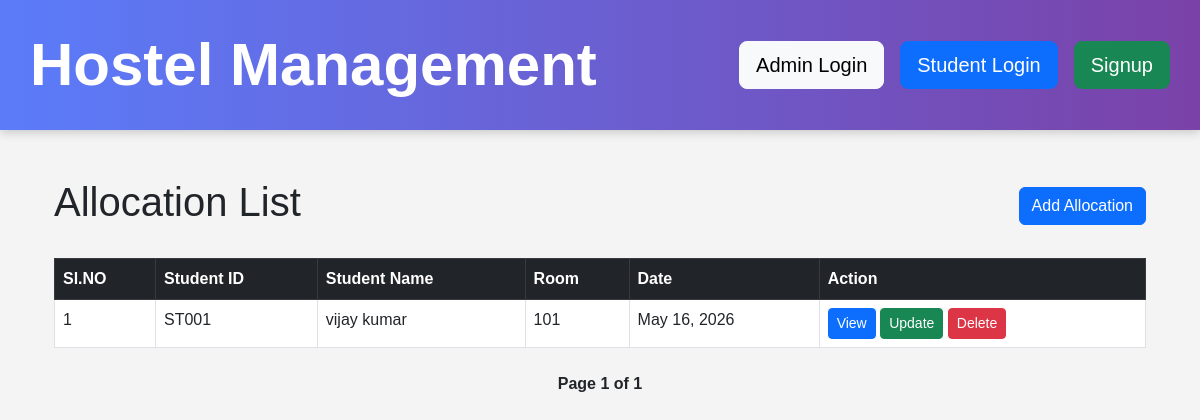
/allocation-list/, run on the app's committed database.
### hostel_app/models.py (models this page shows, shortened)
class RoomAllocation(models.Model):
    student = models.ForeignKey(
        Student,
        on_delete=models.CASCADE
    )
    room = models.ForeignKey(
        Room,
        on_delete=models.CASCADE
    )
    allocation_date = models.DateField(
        auto_now_add=True
    )

class Student(models.Model):
    student_id = models.CharField(
        max_length=10,
        unique=True
    )
    student_name = models.CharField(max_length=100)
    email = models.EmailField()
    phone_number = models.CharField(max_length=15)
    course = models.CharField(max_length=50)
    year = models.IntegerField()
    def __str__(self):
        return self.student_name

class Room(models.Model):
    ROOM_TYPES = [
        ('AC', 'AC'),
        ('Non-AC', 'Non-AC'),
    ]
    room_number = models.CharField(
        max_length=20,
        unique=True
    )
    room_type = models.CharField(
        max_length=20,
        choices=ROOM_TYPES
    )
    total_beds = models.IntegerField()
    available_beds = models.IntegerField()
    floor_number = models.IntegerField()
    def __str__(self):
        return self.room_number

### hostel_app/views.py (the view)
def allocation_list(request):
    allocations = RoomAllocation.objects.all()
    student = request.GET.get("student")
    room = request.GET.get("room")
    date = request.GET.get("date")
    if student:
        allocations = allocations.filter(
            student__name__icontains=student
        )
    if room:
        allocations = allocations.filter(
            room__room_number__icontains=room
        )
    if date:
        allocations = allocations.filter(
            allocated_date=date
        )
    paginator = Paginator(allocations, 5)
    page_number = request.GET.get("page")
    page_obj = paginator.get_page(page_number)
    context = {
        "page_obj": page_obj
    }
    return render(
        request,
        "allocations/allocation_list.html",
        context
    )

### hostel_app/templates/allocations/allocation_list.html (shortened to what this page needs)
{% extends "master.html" %}
{% block content %}
<div class="container mt-5">
  <div class="d-flex justify-content-between align-items-center mb-4">
    <h1>
        Allocation List
    </h1>
    <a
        href="{% url 'allocate-room' %}"
        class="btn btn-primary"
    >
        Add Allocation
    </a>
</div>
    <table class="table table-bordered">
        <thead class="table-dark">
            <tr>
                <th>Sl.NO</th>
                <th>Student ID</th>
                <th>Student Name</th>
                <th>Room</th>
                <th>Date</th>
                <th>Action</th>
            </tr>
        </thead>
        <tbody>
            {% for allocation in page_obj %}
            <tr>
                <td>{{ page_obj.start_index|add:forloop.counter0 }}</td>
                <td>{{ allocation.student.student_id }}</td>
                <td>{{ allocation.student }}</td>
                <td>{{ allocation.room }}</td>
                <td>{{ allocation.allocation_date }}</td>
                <td>
    <a
        href="{% url 'allocation-details' allocation.id %}"
        class="btn btn-primary btn-sm"
    >
        View
    </a>
    <a
        href="{% url 'update-allocation' allocation.id %}"
        class="btn btn-success btn-sm"
    >
        Update
    </a>
    <a
        href="{% url 'delete-allocation' allocation.id %}"
        class="btn btn-danger btn-sm"
    >
        Delete
    </a>
</td>
            </tr>
            {% endfor %}
        </tbody>
    </table>
    <div class="text-center mt-4">
    <span class="mx-3 fw-bold">
        Page {{ page_obj.number }}
        of
        {{ page_obj.paginator.num_pages }}
    </span>
</div>
</div>
{% endblock content %}

### hostel_app/templates/master.html (style rules this page uses)
body { background-color: #f4f4f4; margin: 0; padding: 0; font-family: Arial, sans-serif; }

### data on the page
RoomAllocation: start_index|add "1", student.student_id "ST001", student "vijay kumar", room "101", allocation_date "May 16, 2026"

### other printed values
{{ page_obj.number }} "1"
{{ page_obj.paginator.num_pages }} "1"
